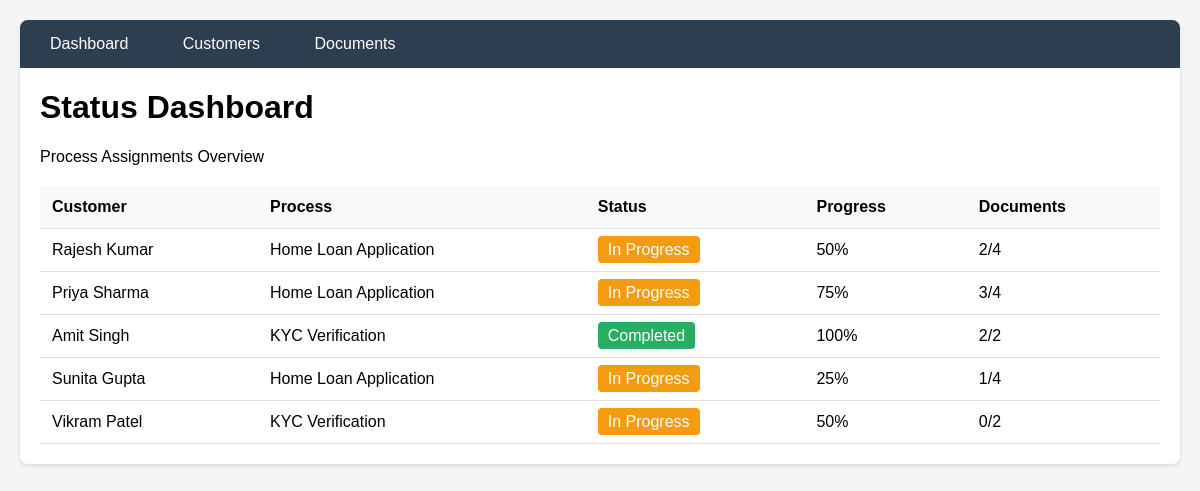
The page / on the database its author committed.
### tables this page shows
CREATE TABLE process_assignments (
    id INTEGER PRIMARY KEY AUTOINCREMENT,
    customer_id INTEGER NOT NULL,
    process_id INTEGER NOT NULL,
    assignment_date TIMESTAMP DEFAULT CURRENT_TIMESTAMP,
    status VARCHAR(20) DEFAULT 'pending' CHECK (status IN ('pending', 'completed')),
    completion_percentage INTEGER DEFAULT 0 CHECK (completion_percentage >= 0 AND completion_percentage <= 100),
    FOREIGN KEY (customer_id) REFERENCES customers(id),
    FOREIGN KEY (process_id) REFERENCES processes(id),
    UNIQUE(customer_id, process_id)
);

CREATE TABLE customers (
    id INTEGER PRIMARY KEY AUTOINCREMENT,
    name VARCHAR(100) NOT NULL,
    email VARCHAR(150) NOT NULL UNIQUE,
    phone VARCHAR(15) NOT NULL,
    registration_date TIMESTAMP DEFAULT CURRENT_TIMESTAMP
);

CREATE TABLE processes (
    id INTEGER PRIMARY KEY AUTOINCREMENT,
    name VARCHAR(100) NOT NULL,
    description TEXT,
    status VARCHAR(20) DEFAULT 'active' CHECK (status IN ('active', 'inactive')),
    created_at TIMESTAMP DEFAULT CURRENT_TIMESTAMP
);

### application/app.py (the view)
@app.route('/')
def dashboard():
    try:
        conn = get_db_connection()
        query = '''
        SELECT
            c.name as customer_name,
            p.name as process_name,
            pa.status,
            pa.completion_percentage,
            COALESCE((SELECT COUNT(*) FROM document_submissions ds
                     WHERE ds.customer_id = pa.customer_id AND ds.process_id = pa.process_id), 0) as documents_submitted,
            COALESCE((SELECT COUNT(*) FROM process_document_requirements pdr
                     WHERE pdr.process_id = pa.process_id AND pdr.is_mandatory = 1), 0) as documents_required,
            -- Get latest document submission with OCR data
            (SELECT GROUP_CONCAT(dt.name || ': ' ||
                    CASE
                        WHEN ds.ocr_extracted_data IS NOT NULL
                        THEN 'Extracted'
                        ELSE 'Pending'
                    END, ', ')
             FROM document_submissions ds
             JOIN document_types dt ON ds.document_type_id = dt.id
             WHERE ds.customer_id = pa.customer_id AND ds.process_id = pa.process_id
            ) as document_status
        FROM process_assignments pa
        JOIN customers c ON pa.customer_id = c.id
        JOIN processes p ON pa.process_id = p.id
        ORDER BY pa.assignment_date DESC
        '''
        assignments = conn.execute(query).fetchall()
        conn.close()
        return render_template('dashboard.html', assignments=assignments)
    except Exception as e:
        flash(f'Error loading dashboard: {str(e)}', 'error')
        return render_template('dashboard.html', assignments=[])

### application/app.py (called while the page is built)
def get_db_connection():
    conn = sqlite3.connect(DATABASE)
    conn.row_factory = sqlite3.Row
    return conn

### application/templates/dashboard.html (shortened to what this page needs)
{% extends "base.html" %}
{% block content %}
<h1>Status Dashboard</h1>
<div class="dashboard-stats">
    <p>Process Assignments Overview</p>
</div>
<table>
    <thead>
        <tr>
            <th>Customer</th>
            <th>Process</th>
            <th>Status</th>
            <th>Progress</th>
            <th>Documents</th>
        </tr>
    </thead>
    <tbody>
        {% for assignment in assignments %}
        <tr>
            <td>{{ assignment.customer_name }}</td>
            <td>{{ assignment.process_name }}</td>
            <td>
                {% if assignment.status == 'completed' %}
                    <span class="status-completed">{{ assignment.status.title() }}</span>
                {% elif assignment.completion_percentage > 0 %}
                    <span class="status-pending">In Progress</span>
                {% else %}
                    <span class="status-not-started">Not Started</span>
                {% endif %}
            </td>
            <td>{{ assignment.completion_percentage }}%</td>
            <td>{{ assignment.documents_submitted }}/{{ assignment.documents_required }}</td>
        </tr>
        {% else %}
        <tr>
            <td colspan="5">No process assignments found.</td>
        </tr>
        {% endfor %}
    </tbody>
</table>
{% endblock %}

### application/templates/base.html (shortened to what this page needs)
<!DOCTYPE html>
<html lang="en">
<head>
</head>
<body>
    <div class="container">
        <nav class="nav">
            <a href="{{ url_for('dashboard') }}">Dashboard</a>
            <a href="{{ url_for('customers') }}">Customers</a>
            <a href="{{ url_for('documents') }}">Documents</a>
        </nav>
        {% block content %}{% endblock %}
    </div>
</body>
</html>

### application/templates/base.html (style rules this page uses)
body { font-family: Arial, sans-serif; margin: 0; padding: 20px; background: #f5f5f5; }
.container { max-width: 1200px; margin: 0 auto; background: white; padding: 20px; border-radius: 8px; box-shadow: 0 2px 4px rgba(0,0,0,0.1); }
.nav { background: #2c3e50; padding: 15px; margin: -20px -20px 20px -20px; border-radius: 8px 8px 0 0; }
.nav a { color: white; text-decoration: none; margin-right: 20px; padding: 10px 15px; border-radius: 4px; }
.status-pending { background: #f39c12; color: white; padding: 5px 10px; border-radius: 4px; }
.status-completed { background: #27ae60; color: white; padding: 5px 10px; border-radius: 4px; }
table { width: 100%; border-collapse: collapse; margin-top: 20px; }
th, td { padding: 12px; text-align: left; border-bottom: 1px solid #ddd; }
th { background: #f8f9fa; }

### rows shown on the page
process_assignments: customer_name "Rajesh Kumar", process_name "Home Loan Application", status "In Progress", completion_percentage "50", documents_submitted "2", documents_required "4"
process_assignments: customer_name "Priya Sharma", process_name "Home Loan Application", status "In Progress", completion_percentage "75", documents_submitted "3", documents_required "4"
process_assignments: customer_name "Amit Singh", process_name "KYC Verification", status "Completed", completion_percentage "100", documents_submitted "2", documents_required "2"
process_assignments: customer_name "Sunita Gupta", process_name "Home Loan Application", status "In Progress", completion_percentage "25", documents_submitted "1", documents_required "4"
process_assignments: customer_name "Vikram Patel", process_name "KYC Verification", status "In Progress", completion_percentage "50", documents_submitted "0", documents_required "2"
